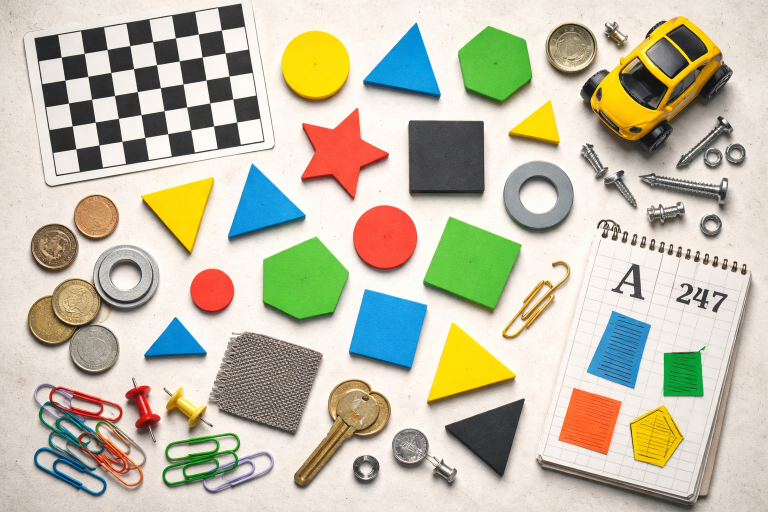
#> input picture 4-Computer-Vision/4.3-Classical-Computer-Vision/code/imgs/test.png, 1536 x 1024 px (shown at 1/2 size)
$ python thresholding.py
#> lines starting #> are read from the running program, lines starting #| are printed output that depends on the picture; after the words box and inside, x2 and y2 are one past the last pixel; in counts of white or black regions, pixels touching at a corner belong together
### 4-Computer-Vision/4.3-Classical-Computer-Vision/code/interactive_cv_utils.py
import os
from typing import List, Sequence, Tuple

import cv2
import numpy as np


MAX_PREVIEW_WIDTH = 1200
MAX_DISPLAY_WIDTH = 1600
MAX_DISPLAY_HEIGHT = 900
PANEL_GAP = 8
PANEL_BACKGROUND = (18, 18, 18)
STATUS_FONT_SCALE = 0.95
STATUS_TEXT_THICKNESS = 2
STATUS_LINE_HEIGHT = 40
STATUS_TEXT_PADDING_X = 20
STATUS_TEXT_PADDING_Y = 22


def noop(_: int) -> None:
    pass


def load_image_from_script_dir(
    script_file: str,
    relative_path: str,
    flags: int = cv2.IMREAD_COLOR,
) -> np.ndarray:
    base_dir = os.path.dirname(script_file)
    image_path = os.path.join(base_dir, relative_path)
    if not os.path.exists(image_path):
        raise FileNotFoundError(f"Source image not found: {image_path}")

    image = cv2.imread(image_path, flags)
    if image is None:
        raise ValueError(f"Failed to load image: {image_path}")
    return image


def resize_by_scale(image: np.ndarray, scale: float) -> np.ndarray:
    if scale == 1.0:
        return image.copy()

    interpolation = cv2.INTER_AREA if scale < 1.0 else cv2.INTER_LINEAR
    return cv2.resize(
        image,
        None,
        fx=scale,
        fy=scale,
        interpolation=interpolation,
    )


def prepare_preview(
    image: np.ndarray,
    max_width: int = MAX_PREVIEW_WIDTH,
) -> Tuple[np.ndarray, float]:
    height, width = image.shape[:2]
    if width <= max_width:
        return image.copy(), 1.0

    scale = max_width / float(width)
    return resize_by_scale(image, scale), scale


def fit_for_display(
    image: np.ndarray,
    max_width: int = MAX_DISPLAY_WIDTH,
    max_height: int = MAX_DISPLAY_HEIGHT,
) -> np.ndarray:
    height, width = image.shape[:2]
    scale = min(max_width / float(width), max_height / float(height), 1.0)
    return resize_by_scale(image, scale)


def ensure_color(image: np.ndarray) -> np.ndarray:
    if image.ndim == 2:
        return cv2.cvtColor(image, cv2.COLOR_GRAY2BGR)
    if image.shape[2] == 1:
        return cv2.cvtColor(image, cv2.COLOR_GRAY2BGR)
    return image.copy()


# [6 lines left out: function normalize_to_uint8, not called in this run]


def draw_corner_label(image: np.ndarray, text: str) -> np.ndarray:
    labeled = ensure_color(image)
    font = cv2.FONT_HERSHEY_SIMPLEX
    font_scale = max(0.95, min(labeled.shape[:2]) / 600.0)
    thickness = max(2, int(round(font_scale * 2)))
    padding = 14

    (text_width, text_height), baseline = cv2.getTextSize(text, font, font_scale, thickness)
    box_width = text_width + padding * 2
    box_height = text_height + baseline + padding * 2

    overlay = labeled.copy()
    cv2.rectangle(overlay, (12, 12), (12 + box_width, 12 + box_height), (0, 0, 0), -1)
    cv2.addWeighted(overlay, 0.55, labeled, 0.45, 0, labeled)
    cv2.putText(
        labeled,
        text,
        (12 + padding, 12 + padding + text_height),
        font,
        font_scale,
        (0, 0, 0),
        thickness + 2,
        cv2.LINE_AA,
    )
    cv2.putText(
        labeled,
        text,
        (12 + padding, 12 + padding + text_height),
        font,
        font_scale,
        (255, 255, 255),
        thickness,
        cv2.LINE_AA,
    )
    return labeled


def wrap_text_lines(
    lines: Sequence[str],
    max_width: int,
    font: int,
    font_scale: float,
    thickness: int,
) -> List[str]:
    wrapped_lines: List[str] = []

    for line in lines:
        words = line.split(" ")
        if not words:
            wrapped_lines.append("")
            continue

        current = words[0]
        for word in words[1:]:
            candidate = current + " " + word
            candidate_width, _ = cv2.getTextSize(candidate, font, font_scale, thickness)
            if candidate_width[0] <= max_width:
                current = candidate
            else:
                wrapped_lines.append(current)
                current = word
        wrapped_lines.append(current)

    return wrapped_lines


def build_status_panel(width: int, lines: Sequence[str]) -> np.ndarray:
    font = cv2.FONT_HERSHEY_SIMPLEX
    max_text_width = max(200, width - STATUS_TEXT_PADDING_X * 2)
    wrapped_lines = wrap_text_lines(
        lines,
        max_text_width,
        font,
        STATUS_FONT_SCALE,
        STATUS_TEXT_THICKNESS,
    )
    panel_height = STATUS_TEXT_PADDING_Y * 2 + len(wrapped_lines) * STATUS_LINE_HEIGHT
    panel = np.full((panel_height, width, 3), PANEL_BACKGROUND, dtype=np.uint8)

    for index, line in enumerate(wrapped_lines):
        y = STATUS_TEXT_PADDING_Y + 24 + index * STATUS_LINE_HEIGHT
        cv2.putText(
            panel,
            line,
            (STATUS_TEXT_PADDING_X, y),
            font,
            STATUS_FONT_SCALE,
            (0, 0, 0),
            STATUS_TEXT_THICKNESS + 2,
            cv2.LINE_AA,
        )
        cv2.putText(
            panel,
            line,
            (STATUS_TEXT_PADDING_X, y),
            font,
            STATUS_FONT_SCALE,
            (235, 235, 235),
            STATUS_TEXT_THICKNESS,
            cv2.LINE_AA,
        )

    return panel


def odd_kernel_from_slider(slider_value: int, minimum: int = 1) -> int:
    return max(minimum, slider_value * 2 + 1)


def optional_blur_kernel_from_slider(slider_value: int) -> int:
    if slider_value <= 0:
        return 0
    return slider_value * 2 + 1


def stack_panels(images: Sequence[np.ndarray]) -> np.ndarray:
    prepared = [ensure_color(image) for image in images]
    height = max(image.shape[0] for image in prepared)
    panels: List[np.ndarray] = []

    for index, image in enumerate(prepared):
        if image.shape[0] < height:
            padded = np.full((height, image.shape[1], 3), PANEL_BACKGROUND, dtype=np.uint8)
            padded[: image.shape[0], : image.shape[1]] = image
            panels.append(padded)
        else:
            panels.append(image)

        if index != len(prepared) - 1:
            gap = np.full((height, PANEL_GAP, 3), PANEL_BACKGROUND, dtype=np.uint8)
            panels.append(gap)

    return np.hstack(panels)


def build_canvas(
    labeled_panels: Sequence[Tuple[str, np.ndarray]],
    status_lines: Sequence[str],
) -> np.ndarray:
    panel_count = max(1, len(labeled_panels))
    target_panel_width = max(
        320,
        int((MAX_DISPLAY_WIDTH - PANEL_GAP * (panel_count - 1)) / float(panel_count)),
    )

    resized_panels = []
    for label, image in labeled_panels:
        display_image = ensure_color(image)
        width = display_image.shape[1]
        if width > target_panel_width:
            scale = target_panel_width / float(width)
            display_image = resize_by_scale(display_image, scale)
        resized_panels.append(draw_corner_label(display_image, label))

    comparison = stack_panels(resized_panels)
    panel = build_status_panel(comparison.shape[1], status_lines)
    return fit_for_display(np.vstack([comparison, panel]))

### 4-Computer-Vision/4.3-Classical-Computer-Vision/code/thresholding.py
import cv2
import numpy as np
from typing import List, Optional, Tuple

from interactive_cv_utils import (
    build_canvas,
    ensure_color,
    load_image_from_script_dir,
    noop,
    odd_kernel_from_slider,
    optional_blur_kernel_from_slider,
    prepare_preview,
)


WINDOW_NAME = "Interactive Thresholding Demo"
THRESHOLD_MODE_NAMES = [
    "Binary",
    "Binary Inv",
    "Trunc",
    "ToZero",
    "ToZero Inv",
    "Adaptive Mean",
    "Adaptive Gaussian",
    "Otsu",
]


def apply_threshold(
    gray_image: np.ndarray,
    mode_index: int,
    threshold_value: int,
    max_value: int,
    block_slider: int,
    c_slider: int,
    blur_slider: int,
) -> Tuple[np.ndarray, np.ndarray, List[str]]:
    blur_kernel = optional_blur_kernel_from_slider(blur_slider)
    processed_gray = gray_image.copy()
    if blur_kernel > 0:
        processed_gray = cv2.GaussianBlur(processed_gray, (blur_kernel, blur_kernel), 0)

    block_size = odd_kernel_from_slider(block_slider, minimum=3)
    c_value = c_slider - 20

    if mode_index == 0:
        _, thresholded = cv2.threshold(
            processed_gray,
            threshold_value,
            max_value,
            cv2.THRESH_BINARY,
        )
        mode_lines = [
            "Current mode: Binary",
            "Active parameters: threshold value and max value.",
        ]
    elif mode_index == 1:
        _, thresholded = cv2.threshold(
            processed_gray,
            threshold_value,
            max_value,
            cv2.THRESH_BINARY_INV,
        )
        mode_lines = [
            "Current mode: Binary Inv",
            "Active parameters: threshold value and max value.",
        ]
    elif mode_index == 2:
        _, thresholded = cv2.threshold(
            processed_gray,
            threshold_value,
            max_value,
            cv2.THRESH_TRUNC,
        )
        mode_lines = [
            "Current mode: Trunc",
            "Active parameters: threshold value. Max value is ignored by OpenCV for truncation.",
        ]
    elif mode_index == 3:
        _, thresholded = cv2.threshold(
            processed_gray,
            threshold_value,
            max_value,
            cv2.THRESH_TOZERO,
        )
        mode_lines = [
            "Current mode: ToZero",
            "Active parameters: threshold value. Max value is ignored by OpenCV for ToZero.",
        ]
    elif mode_index == 4:
        _, thresholded = cv2.threshold(
            processed_gray,
            threshold_value,
            max_value,
            cv2.THRESH_TOZERO_INV,
        )
        mode_lines = [
            "Current mode: ToZero Inv",
            "Active parameters: threshold value. Max value is ignored by OpenCV for ToZero Inv.",
        ]
    elif mode_index == 5:
        thresholded = cv2.adaptiveThreshold(
            processed_gray,
            max_value,
            cv2.ADAPTIVE_THRESH_MEAN_C,
            cv2.THRESH_BINARY,
            block_size,
            c_value,
        )
        mode_lines = [
            "Current mode: Adaptive Mean",
            "Active parameters: max value, block size, and C. Threshold slider is ignored.",
        ]
    elif mode_index == 6:
        thresholded = cv2.adaptiveThreshold(
            processed_gray,
            max_value,
            cv2.ADAPTIVE_THRESH_GAUSSIAN_C,
            cv2.THRESH_BINARY,
            block_size,
            c_value,
        )
        mode_lines = [
            "Current mode: Adaptive Gaussian",
            "Active parameters: max value, block size, and C. Threshold slider is ignored.",
        ]
    else:
        otsu_value, thresholded = cv2.threshold(
            processed_gray,
            0,
            max_value,
            cv2.THRESH_BINARY + cv2.THRESH_OTSU,
        )
        mode_lines = [
            "Current mode: Otsu",
            "Active parameters: max value only. Threshold, block size, and C are ignored.",
            f"Computed Otsu threshold: {otsu_value:.1f}",
        ]

    if blur_kernel == 0:
        mode_lines.append("Pre-blur: disabled.")
    else:
        mode_lines.append(f"Pre-blur kernel: {blur_kernel} x {blur_kernel}")

    return processed_gray, thresholded, mode_lines


def render_frame(
    image: np.ndarray,
    mode_index: int,
    threshold_value: int,
    max_value: int,
    block_slider: int,
    c_slider: int,
    blur_slider: int,
) -> np.ndarray:
    gray_image = cv2.cvtColor(image, cv2.COLOR_BGR2GRAY)
    processed_gray, thresholded, mode_lines = apply_threshold(
        gray_image,
        mode_index,
        threshold_value,
        max_value,
        block_slider,
        c_slider,
        blur_slider,
    )

    block_size = odd_kernel_from_slider(block_slider, minimum=3)
    c_value = c_slider - 20
    status_lines = [
        "Mode slider: 0 Binary | 1 Binary Inv | 2 Trunc | 3 ToZero | 4 ToZero Inv | 5 Adaptive Mean | 6 Adaptive Gaussian | 7 Otsu",
        f"Threshold slider: {threshold_value}",
        f"Max value slider: {max_value}",
        f"Block size slider: {block_slider} -> {block_size}",
        f"C slider: {c_slider} -> {c_value}",
        f"Pre-blur slider: {blur_slider} -> {optional_blur_kernel_from_slider(blur_slider)}",
        *mode_lines,
        "Controls: drag sliders to update in real time, press q or Esc to quit.",
    ]
    return build_canvas(
        [
            ("Original", image),
            ("Threshold Input", ensure_color(processed_gray)),
            ("Threshold Result", thresholded),
        ],
        status_lines,
    )


def main() -> None:
    image = load_image_from_script_dir(__file__, "imgs/test.png")
#> in load_image_from_script_dir, image is the input picture: shape (1024, 1536, 3); mean B, G, R 169, 189.3, 193.6
    preview_image, _ = prepare_preview(image)

    cv2.namedWindow(WINDOW_NAME, cv2.WINDOW_NORMAL)
    cv2.resizeWindow(WINDOW_NAME, 1500, 900)
    cv2.createTrackbar("Mode", WINDOW_NAME, 0, len(THRESHOLD_MODE_NAMES) - 1, noop)
    cv2.createTrackbar("Threshold", WINDOW_NAME, 127, 255, noop)
    cv2.createTrackbar("Max Value", WINDOW_NAME, 255, 255, noop)
    cv2.createTrackbar("Block Size", WINDOW_NAME, 4, 20, noop)
    cv2.createTrackbar("C Offset", WINDOW_NAME, 20, 40, noop)
    cv2.createTrackbar("Pre-Blur", WINDOW_NAME, 0, 10, noop)

    last_state: Optional[Tuple[int, int, int, int, int, int]] = None

    while True:
        if cv2.getWindowProperty(WINDOW_NAME, cv2.WND_PROP_VISIBLE) < 1:
            break

        state = (
            cv2.getTrackbarPos("Mode", WINDOW_NAME),
            cv2.getTrackbarPos("Threshold", WINDOW_NAME),
            cv2.getTrackbarPos("Max Value", WINDOW_NAME),
            cv2.getTrackbarPos("Block Size", WINDOW_NAME),
            cv2.getTrackbarPos("C Offset", WINDOW_NAME),
            cv2.getTrackbarPos("Pre-Blur", WINDOW_NAME),
        )

        if state != last_state:
            frame = render_frame(preview_image, *state)
#> in render_frame, `gray_image = cv2.cvtColor(image, cv2.COLOR_BGR2GRAY)`:
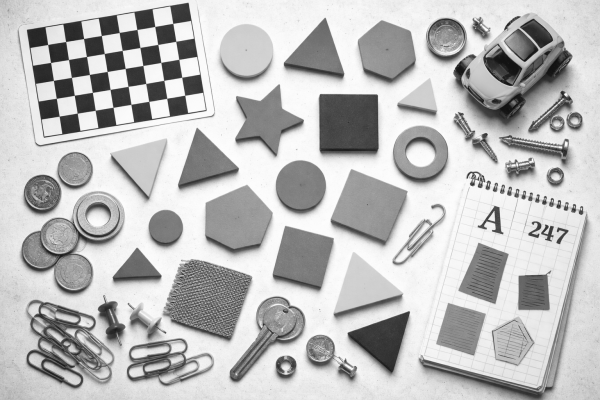
#> gray_image: shape (800, 1200) (shown at 1/2 size); min 13, max 254, mean 188.3
#> in apply_threshold, `_, thresholded = cv2.threshold( processed_gray, threshold_value, max_v..`:
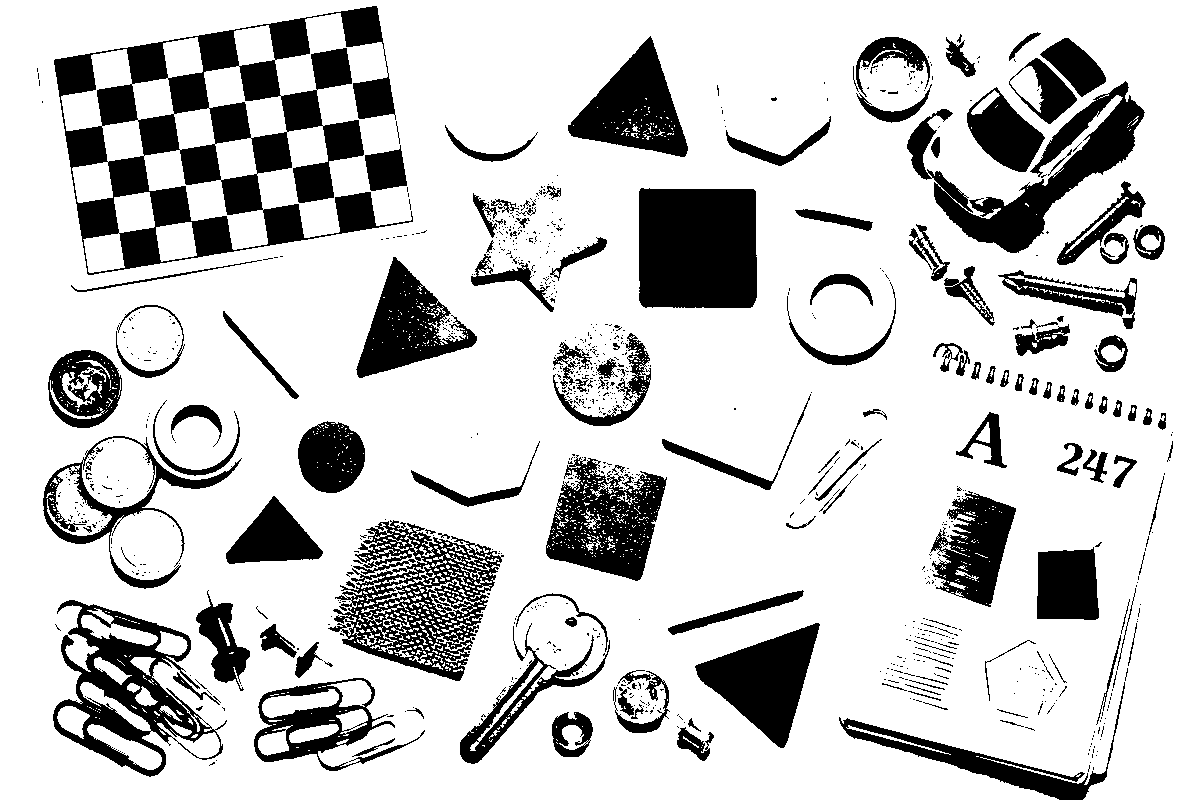
#> thresholded: shape (800, 1200); 79.5% white; 925 black regions (769 under 20 px), largest, box (x1, y1, x2, y2) and area: (54, 6, 413, 275) 35148, (639, 188, 757, 308) 13888, (907, 81, 1145, 253) 11220
#> in render_frame, `processed_gray, thresholded, mode_lines = apply_threshold( gray_image,..`: mode_lines = 3 items
#> in build_canvas, `panel_count = max(1, len(labeled_panels))`: panel_count = 3
#> in build_canvas, `target_panel_width = max( 320, int((MAX_DISPLAY_WIDTH - PANEL_GAP * (p..`: target_panel_width = 528
#> the loop in build_canvas, `for label, image in labeled_panels:` made 3 passes
#> (label, text_width in draw_corner_label, box_width in draw_corner_label) on passes 1 to 3: ('Original', 112, 140), ('Threshold Input', 231, 259), ('Threshold Result', 248, 276)
#> pass 3, in build_canvas, `display_image = resize_by_scale(display_image, scale)`:
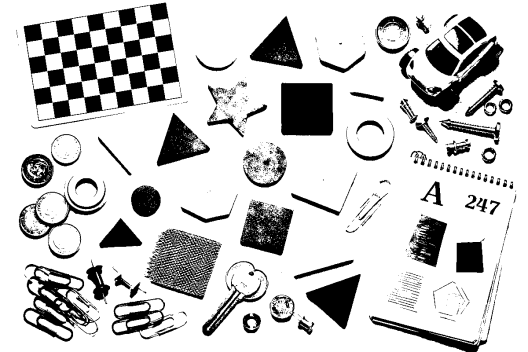
#> display_image: shape (352, 528, 3); min 0, max 255, mean 202.6
#> after the loop in build_canvas, `for label, image in labeled_panels:`: resized_panels = 3 items
#> in ensure_color (call 10), `return image.copy()`:
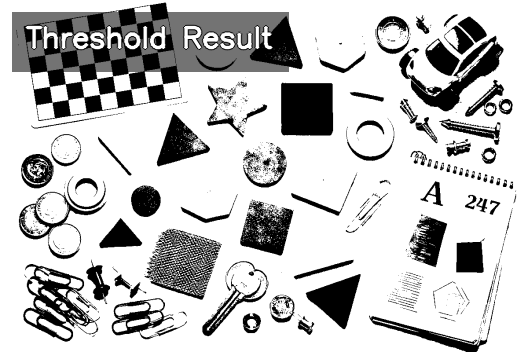
#> returned value: shape (352, 528, 3); min 0, max 255, mean 195.7
#> in stack_panels, `height = max(image.shape[0] for image in prepared)`: height = 352
#> the loop in stack_panels, `for index, image in enumerate(prepared):` made 3 passes
#> after the loop in stack_panels, `for index, image in enumerate(prepared):`: panels = 5 items
#> in stack_panels, `return np.hstack(panels)`:
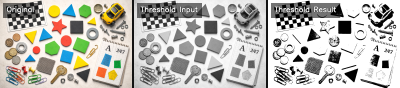
#> returned value: shape (352, 1600, 3) (shown at 1/4 size); mean of channels 0, 1, 2 179.4, 186.1, 187.5; drawn as B, G, R
#> the loop in wrap_text_lines, `for line in lines:` made 10 passes
#> (line, words) on passes 2, 3, 7, 9: ('Threshold slider: 127', ['Threshold', 'slider:', '127']), ('Max value slider: 255', ['Max', 'value', 'slider:', '255']), ('Current mode: Binary', ['Current', 'mode:', 'Binary']), ('Pre-blur: disabled.', ['Pre-blur:', 'disabled.'])
#> after the loop in wrap_text_lines, `for line in lines:`: wrapped_lines = 11 items
#> in build_status_panel, `panel_height = STATUS_TEXT_PADDING_Y * 2 + len(wrapped_lines) * STATUS..`: panel_height = 484
#> the loop in build_status_panel, `for index, line in enumerate(wrapped_lines):` made 11 passes
#> (line, y) on passes 2, 3, 4, 5, 6, 7, 8, 10: ('Adaptive Gaussian | 7 Otsu', 86), ('Threshold slider: 127', 126), ('Max value slider: 255', 166), ('Block size slider: 4 -> 9', 206), ('C slider: 20 -> 0', 246), ('Pre-blur slider: 0 -> 0', 286), ('Current mode: Binary', 326), ('Pre-blur: disabled.', 406)
#> after the loop in build_status_panel, `for index, line in enumerate(wrapped_lines):`:
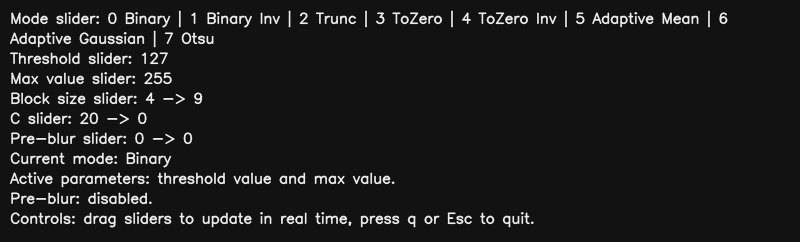
#> panel: shape (484, 1600, 3) (shown at 1/2 size); min 0, max 235, mean 29.4
#> in resize_by_scale (call 5), `return image.copy()`:
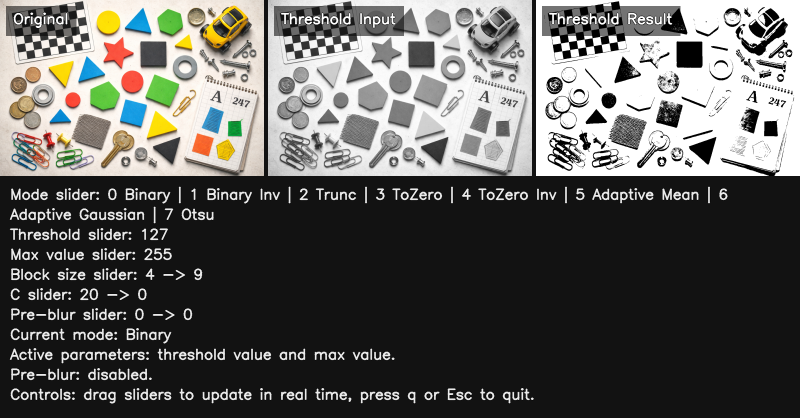
#> returned value: shape (836, 1600, 3) (shown at 1/2 size); mean of channels 0, 1, 2 92.6, 95.4, 95.9; drawn as B, G, R
            cv2.imshow(WINDOW_NAME, frame)
            last_state = state

        key = cv2.waitKey(30) & 0xFF
#> (key q is pressed here)
        if key in (27, ord("q")):
            break

    cv2.destroyAllWindows()


if __name__ == "__main__":
    main()
